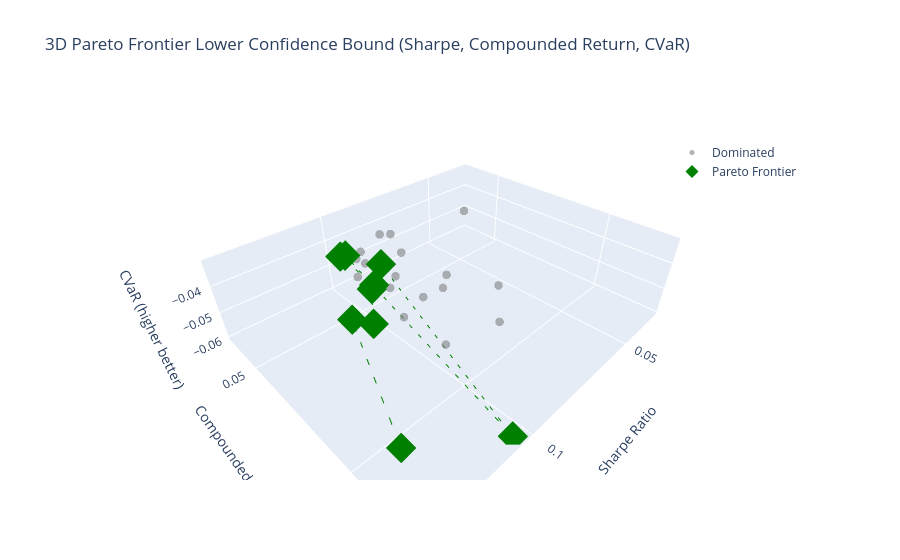

Notebook cell for this chart:
### Code cell
temp_avg_perf = all_avg_perf.copy()

cols = ['sharpe', 'compunded_return', 'cvar']
temp_avg_perf['dominated_3d'] = pareto_dominance(temp_avg_perf, cols)

frontier_3d = temp_avg_perf[~temp_avg_perf['dominated_3d']]

fig = plot_3d_pareto(
    df=temp_avg_perf,
    x_col='sharpe',
    y_col='compunded_return',
    z_col='cvar',
    dominated_col='dominated_3d',
    title='3D Pareto Frontier Lower Confidence Bound (Sharpe, Compounded Return, CVaR)',
    x_title='Sharpe Ratio',
    y_title='Compounded Return',
    z_title='CVaR (higher better)'
)

fig.show()

# Efficient frontier models vs Benchmarks
frontier_model_names = list(frontier_3d.index)
pd.concat(
    [frontier_3d.sort_values(by='sharpe', ascending=False), benchmarks_df],
    axis=0
)

### Figure 1 — Plotly figure (JSON) as saved in the notebook; plotly's stock layout.template omitted (floating-point values rounded to 4 significant figures)
{"data": [{"hovertemplate": "<b>%{text}</b><br>sharpe: %{x:.3f}<br>compunded_return: %{y:.3f}<br>cvar: %{z:.3f}<extra></extra>", "marker": {"color": "gray", "opacity": 0.6, "size": 5}, "mode": "markers", "name": "Dominated", "text": ["DeformTime-custom_loss_10", "DeformTime-custom_loss_13", "TemporalTransformer-custom_loss_10", "TemporalTransformer-custom_loss_14", "PatchTST-custom_loss_10", "PatchTST-custom_loss_11", "PatchTST-custom_loss_13", "BaseLSTM-custom_loss_10", "BaseLSTM-custom_loss_11", "BaseLSTM-custom_loss_13", "AttentionLSTM-custom_loss_10", "AttentionLSTM-custom_loss_13", "InvertedAttentionLSTM-custom_loss_10", "InvertedAttentionLSTM-custom_loss_11", "InvertedAttentionLSTM-custom_loss_13", "InvertedAttentionLSTM-custom_loss_14", "VLSTM-custom_loss_10", "VLSTM-custom_loss_11"], "type": "scatter3d", "x": [0.08082, 0.08936, 0.1021, 0.1096, 0.08677, 0.1017, 0.09931, 0.0842, 0.11, 0.1046, 0.05734, 0.1052, 0.09199, 0.07109, 0.1057, 0.1109, 0.03136, 0.1079], "y": [0.04436, 0.06081, 0.0569, 0.08594, 0.07752, 0.07317, 0.08228, 0.07654, 0.07078, 0.06267, 0.0767, 0.07476, 0.05352, 0.08894, 0.05965, 0.06759, 0.03412, 0.1003], "z": [-0.03966, -0.03694, -0.03297, -0.03809, -0.04395, -0.03454, -0.0386, -0.04068, -0.0353, -0.03347, -0.05781, -0.03621, -0.03204, -0.06028, -0.03281, -0.03315, -0.05064, -0.0399]}, {"hovertemplate": "<b>%{text}</b><br>sharpe: %{x:.3f}<br>compunded_return: %{y:.3f}<br>cvar: %{z:.3f}<extra></extra>", "marker": {"color": "green", "size": 10, "symbol": "diamond"}, "mode": "markers", "name": "Pareto Frontier", "text": ["DeformTime-custom_loss_11", "DeformTime-custom_loss_14", "TemporalTransformer-custom_loss_11", "TemporalTransformer-custom_loss_13", "PatchTST-custom_loss_14", "BaseLSTM-custom_loss_14", "AttentionLSTM-custom_loss_11", "AttentionLSTM-custom_loss_14", "VLSTM-custom_loss_13", "VLSTM-custom_loss_14"], "type": "scatter3d", "x": [0.1051, 0.1234, 0.1367, 0.1119, 0.1079, 0.1077, 0.1199, 0.1093, 0.1111, 0.1033], "y": [0.1217, 0.0826, 0.1169, 0.07554, 0.0571, 0.05704, 0.08668, 0.0567, 0.07561, 0.06859], "z": [-0.05949, -0.03299, -0.03809, -0.03284, -0.03181, -0.03176, -0.03396, -0.03167, -0.03184, -0.03173]}, {"hoverinfo": "skip", "line": {"color": "green", "dash": "dash", "width": 2}, "mode": "lines", "showlegend": false, "type": "scatter3d", "x": [0.1367, 0.1234, 0.1199, 0.1119, 0.1111, 0.1093, 0.1079, 0.1077, 0.1051, 0.1033], "y": [0.1169, 0.0826, 0.08668, 0.07554, 0.07561, 0.0567, 0.0571, 0.05704, 0.1217, 0.06859], "z": [-0.03809, -0.03299, -0.03396, -0.03284, -0.03184, -0.03167, -0.03181, -0.03176, -0.05949, -0.03173]}], "layout": {"legend": {"x": 0.8, "y": 0.9}, "scene": {"xaxis": {"title": {"text": "Sharpe Ratio"}}, "yaxis": {"title": {"text": "Compounded Return"}}, "zaxis": {"title": {"text": "CVaR (higher better)"}}}, "title": {"text": "3D Pareto Frontier Lower Confidence Bound (Sharpe, Compounded Return, CVaR)"}}}
